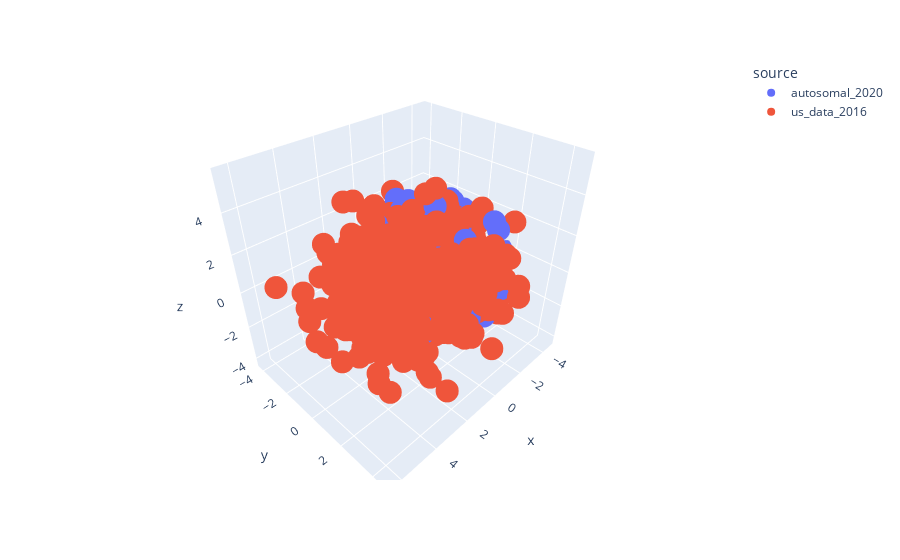

Here is the notebook cell this chart was saved with:
### Markdown cell above
**Bel vs US**

### Code cell
vizualize_pca(dh.get('new_bel_vs_us'), 'source')

### Figure 1 — Plotly figure (JSON) as saved in the notebook; plotly's stock layout.template omitted (floating-point values rounded to 4 significant figures; data arrays with more than 128 entries replaced by an {"elided": "..."} marker saying what was removed)
{"data": [{"hovertemplate": "source=autosomal_2020<br>x=%{x}<br>y=%{y}<br>z=%{z}<extra></extra>", "legendgroup": "autosomal_2020", "marker": {"color": "#636efa", "symbol": "circle"}, "mode": "markers", "name": "autosomal_2020", "scene": "scene", "showlegend": true, "type": "scatter3d", "x": {"elided": "548 float values"}, "y": {"elided": "548 float values"}, "z": {"elided": "548 float values"}}, {"hovertemplate": "source=us_data_2016<br>x=%{x}<br>y=%{y}<br>z=%{z}<extra></extra>", "legendgroup": "us_data_2016", "marker": {"color": "#EF553B", "symbol": "circle"}, "mode": "markers", "name": "us_data_2016", "scene": "scene", "showlegend": true, "type": "scatter3d", "x": {"elided": "1034 float values"}, "y": {"elided": "1034 float values"}, "z": {"elided": "1034 float values"}}], "layout": {"legend": {"title": {"text": "source"}, "tracegroupgap": 0}, "margin": {"t": 60}, "scene": {"domain": {"x": [0, 1], "y": [0, 1]}, "xaxis": {"title": {"text": "x"}}, "yaxis": {"title": {"text": "y"}}, "zaxis": {"title": {"text": "z"}}}}}
